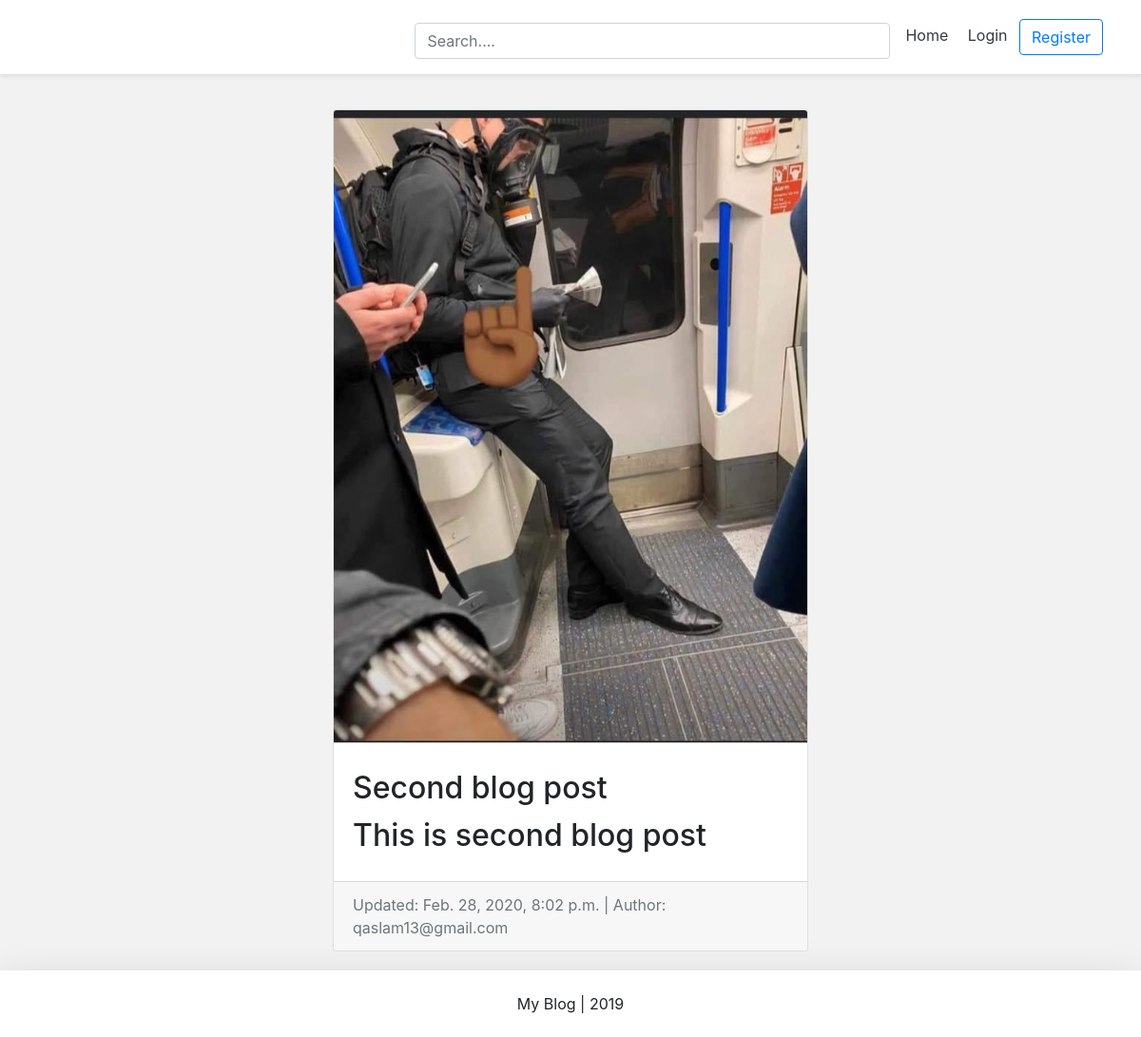
The app's page /blog/qaseem-second-blog-post/ with its own data.
### blog/models.py (models this page shows, shortened)
class BlogPost(models.Model):
	title = models.CharField(max_length=50,null=False,blank=False)
	body = models.TextField(max_length=5000,null=False,blank=False)
	image = models.ImageField(upload_to=upload_location,null=False,blank=False)
	date_published = models.DateTimeField(auto_now_add=True,verbose_name='date published')
	date_updated = models.DateTimeField(auto_now=True,verbose_name='date updated')
	author = models.ForeignKey(settings.AUTH_USER_MODEL,on_delete=models.CASCADE)
	slug = models.SlugField(blank=True,unique=True)

### account/models.py (models this page shows, shortened)
class Account(AbstractBaseUser):
	email = models.EmailField(verbose_name="email", max_length=60,unique=True)
	username = models.CharField(max_length=30,unique=True)
	date_joined = models.DateTimeField(verbose_name='date joined', auto_now_add=True)
	last_login = models.DateTimeField(verbose_name='last login', auto_now=True)
	is_admin = models.BooleanField(default=False)
	is_active = models.BooleanField(default=True)
	is_staff = models.BooleanField(default=False)
	is_superuser = models.BooleanField(default=False)
	USERNAME_FIELD = 'email'
	REQUIRED_FIELDS = ['username']
	objects = MyAccountManager()
	def __str__(self):
		return self.email

### blog/views.py (the view)
# urls.py: path('<slug>/', detail_blog_view, name="detail"),
def detail_blog_view(request,slug):
	context = {}
	blog_post = get_object_or_404(BlogPost, slug=slug)
	context['blog_post'] = blog_post
	return render(request, 'blog/detail_blog.html',context)

### blog/templates/blog/detail_blog.html (shortened to what this page needs)
{% extends 'base.html' %}
{% load static %}
{% block content %}
<div class="container">
	<div class="row">
		<div class="card m-auto">
			<img class="card-img-top" src="{{blog_post.image.url}}">
			<div class="card-body my-2">
				<h2 class="card-title">{{blog_post.title}}</h2>
				<h2 class="card-text">{{blog_post.body|safe}}</h2>
			</div>
			<div class="card-footer text-muted">
				Updated: {{blog_post.date_updated}} | Author: {{blog_post.author}}
			</div>
		</div>
	</div>
</div>
{% endblock content %}

### templates/snippets/header.html (style rules this page uses)
@media (min-width: 768px) { html { font-size: 16px; } }

### templates/snippets/base_css.html (style rules this page uses)
body { background: #f2f2f2; }

### blog/templates/blog/detail_blog.html (style rules this page uses)
.card { max-width: 500px; }
.container { padding: 20px; }

### records on screen
BlogPost: image (picture), title "Second blog post", body "This is second blog post", date_updated "Feb. 28, 2020, 8:02 p.m.", author "qaslam13@gmail.com"
